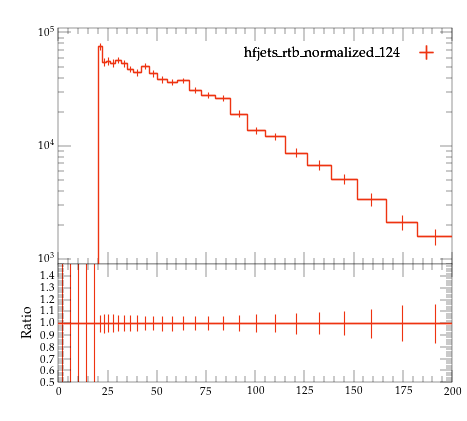

Recreate this plot in Python.
#! /usr/bin/env python

# This Python script was auto-generated using YODA v2.0.2.
# Analysis object: /MC_HFJETS_NOTNORM/ptCJetLead
# Timestamp: 29-07-2026 (18:13:05)

import matplotlib as mpl
import matplotlib.pyplot as plt
mpl.use('Agg') # comment out for interactive use
import os
import numpy as np

plotDir = os.path.split(os.path.realpath(__file__))[0]
if 'YODA_USER_PLOT_PATH' in globals():
    plot_outdir = globals()['YODA_USER_PLOT_PATH']
else:
    plot_outdir = plotDir

#plot style
plt.style.use(os.path.join(plotDir, '../default.mplstyle'))
# plot metadata
figW, figH = plt.rcParams['figure.figsize']
ax_xLabel = r''
ax_yLabel = r''
ax_title  = r''
ax_xScale = 'linear'
ax_yScale = 'log'
xLims = (0.0, 200.0)
yLims = (900.0, 110000.00000000001)

# TeX-friendly labels for the legend
labels = {
    'legend' : ([ r"hfjets\_rtb\_normalized\_124" ], r""),
}

# Adjust canvas width and height
canvasW = 10.0
canvasH = 9.0
figW *= canvasW/10.
figH *= canvasH/9.

# Create figure and axis objects
fig, (ax, ratio0_ax) = plt.subplots(2, 1, sharex=True,
                  figsize=(figW,figH), gridspec_kw={'height_ratios': (6.0, 3.0)})

# Set figure margins
plt.subplots_adjust(
    left   = 1.0 * plt.rcParams['figure.subplot.left'],
    right  = 1.0 * plt.rcParams['figure.subplot.right'],
    top    = 1.0 * plt.rcParams['figure.subplot.top'],
    bottom = 1.0 * plt.rcParams['figure.subplot.bottom'])

ratio0_ax.yaxis.set_major_locator(mpl.ticker.MultipleLocator(0.1))
ratio0_ax.set_ylim(0.5, 1.4999)
ratio0_ax.set_ylabel('Ratio')

# the numerical data is stored in a separate file
dataf = dict()
prefix = os.path.split(__file__)[0]
if prefix:    prefix = prefix + '/'
exec(open(prefix+'ptCJetLead__data.py').read(), dataf)


legend_handles = dict() # keep track of handles for the legend

# style options for curves
# starts at zorder>=5 to draw curve on top of legend
styles = {
  'hfjets_rtb_normalized_124.yoda.gz': {
    'color' : '#EE3311',
    'linestyle' : '-',
    'linewidth' : 1,
    'marker' : 'none',
    'markersize' : 2,
    'capsize' : 0.0,
    'zorder' : 5,
    'histstyle' : 1,
    'drawstyle' : 'steps-pre',
    'xerrorbars' : 1,
    'yerrorbars' : 1,
    'fillcolor' : None,
    'fillopacity' : 1.0,
    'ratio0_linestyle' : '-',
    'ratio0_linewidth' : 1,
    'ratio0_marker' : 'none',
    'ratio0_markersize' : 2,
    'ratio0_capsize' : 0.0,
    'ratio0_zorder' : 5,
    'ratio0_histstyle' : 1,
    'ratio0_drawstyle' : 'steps-pre',
    'ratio0_xerrorbars' : 1,
    'ratio0_yerrorbars' : 1,
  },
}

# curve from input yoda files in main panel
for label, yvals in dataf['yvals'].items():
    if all(np.isnan(v) for v in dataf['yvals'][label]):
        continue
    tmp = None
    if styles[label]['histstyle']: # draw as histogram
        xpos = dataf['xedges'][label] if styles[label]['drawstyle'] else dataf['xpoints'][label]
        ypos = np.insert(yvals, 0, yvals[0]) if styles[label]['drawstyle'] else yvals
        if styles[label]['fillcolor']: # fill area below curve
            ax.fill_between(xpos, ypos, step='pre',
                            color=styles[label]['fillcolor'],
                            alpha=styles[label]['fillopacity'])
        tmp, = ax.plot(xpos, ypos,
                       color=styles[label]['color'],
                       linestyle=styles[label]['linestyle'],
                       linewidth=styles[label]['linewidth'],
                       drawstyle=styles[label]['drawstyle'], solid_joinstyle='miter',
                       zorder=styles[label]['zorder'], label=label)
    tmp = ax.errorbar(dataf['xpoints'][label], yvals,
                      xerr=np.array(dataf['xerrs'][label])*styles[label]['xerrorbars'],
                      yerr=np.array(dataf['yerrs'][label])*styles[label]['yerrorbars'],
                      fmt=styles[label]['marker'], capsize=styles[label]['capsize'],
                      markersize=styles[label]['markersize'],
                      ecolor=styles[label]['color'],
                      color=styles[label]['color'], zorder=styles[label]['zorder'])
    tmp[-1][0].set_linestyle(styles[label]['linestyle'])
    tmp[-1][0].set_linewidth(styles[label]['linewidth'])
    if label in dataf['add_legend_handle']:  legend_handles[label] = tmp
    for varLabel in dataf['variation_yvals'].keys():
        if varLabel.startswith(label):
            tmp, = ax.plot(dataf['xedges'][label], dataf['variation_yvals'][varLabel],
                           color=styles[label]['color'],
                           linestyle=styles[label]['linestyle'],
                           linewidth=styles[label]['linewidth'],
                           drawstyle='steps-pre', solid_joinstyle='miter',
                           zorder=styles[label]['zorder'], alpha=0.5)


# plots on ratio panel
# curve from input yoda files in ratio panel
for label, yvals in dataf['ratio0_yvals'].items():
    if all(np.isnan(v) for v in yvals):
        continue
    if styles[label]['ratio0_histstyle']: # plot as histogram
        xpos = dataf['xedges']['hfjets_rtb_normalized_124.yoda.gz'] if styles[label]['ratio0_drawstyle'] else dataf['xpoints']['hfjets_rtb_normalized_124.yoda.gz']
        ypos = np.insert(yvals, 0, yvals[0]) if styles[label]['ratio0_drawstyle'] else yvals
        ratio0_ax.plot(xpos, ypos,
                       color=styles[label]['color'],
                       linewidth=styles[label]['linewidth'],
                       linestyle=styles[label]['ratio0_linestyle'],
                       drawstyle=styles[label]['ratio0_drawstyle'], zorder=styles[label]['zorder'],
                       solid_joinstyle='miter')
    tmp = ratio0_ax.errorbar(dataf['xpoints']['hfjets_rtb_normalized_124.yoda.gz'], yvals,
                             xerr=np.array(dataf['ref_xerrs'])*styles[label]['ratio0_xerrorbars'],
                             yerr=np.array(dataf['ratio0_yerrs'][label])*styles[label]['ratio0_yerrorbars'],
                             fmt=styles[label]['ratio0_marker'], capsize=styles[label]['ratio0_capsize'],
                             markersize=styles[label]['ratio0_markersize'],
                             ecolor=styles[label]['color'],
                             color=styles[label]['color'])
    tmp[-1][0].set_linestyle(styles[label]['ratio0_linestyle'])
    tmp[-1][0].set_linewidth(styles[label]['ratio0_linewidth'])

    for varlabel in dataf['ratio0_variation_vals'].keys():
        if varlabel.startswith(label):
            ratio0_ax.plot(dataf['xedges']['hfjets_rtb_normalized_124.yoda.gz'],
                            dataf['ratio0_variation_vals'][varlabel],
                            color=styles[label]['color'],
                            linestyle=styles[label]['linestyle'],
                            linewidth=styles[label]['linewidth'],
                            drawstyle='steps-pre', solid_joinstyle='miter',
                            zorder=1, alpha=0.5)

legend_items = list(legend_handles.values())
ax.add_artist(ax.legend(legend_items,
                        labels['legend'][0],
                        title=labels['legend'][1],
                        alignment='right',
                        loc='upper right',
                        bbox_to_anchor=(1.0, 0.97),markerfirst=False))

# set plot metadata as defined above
ratio0_ax.set_xlabel(ax_xLabel)
ratio0_ax.xaxis.set_label_coords(1., -0.15)
ax.set_ylabel(ax_yLabel, ha='right', va='top')
ax.yaxis.set_label_coords(-0.11, 1.0)
ax.set_title(ax_title, loc='left')
ax.set_xscale(ax_xScale)
ax.set_yscale(ax_yScale)
ax.set_xlim(xLims)
ax.set_ylim(yLims)

# tick formatting
plt.rcParams['xtick.top'] = True
plt.rcParams['ytick.right'] = True
ax.yaxis.set_major_locator(mpl.ticker.LogLocator(base=10.0, numticks=np.inf))
ax.yaxis.set_minor_locator(mpl.ticker.LogLocator(
                           base=10.0, subs=np.arange(0.1, 1, 0.1), numticks=np.inf))
fig.align_ylabels((ax, ratio0_ax))
plt.savefig(os.path.join(plot_outdir, 'ptCJetLead.pdf'), format='PDF')
plt.savefig(os.path.join(plot_outdir, 'ptCJetLead.png'), format='PNG')

plt.close(fig)
